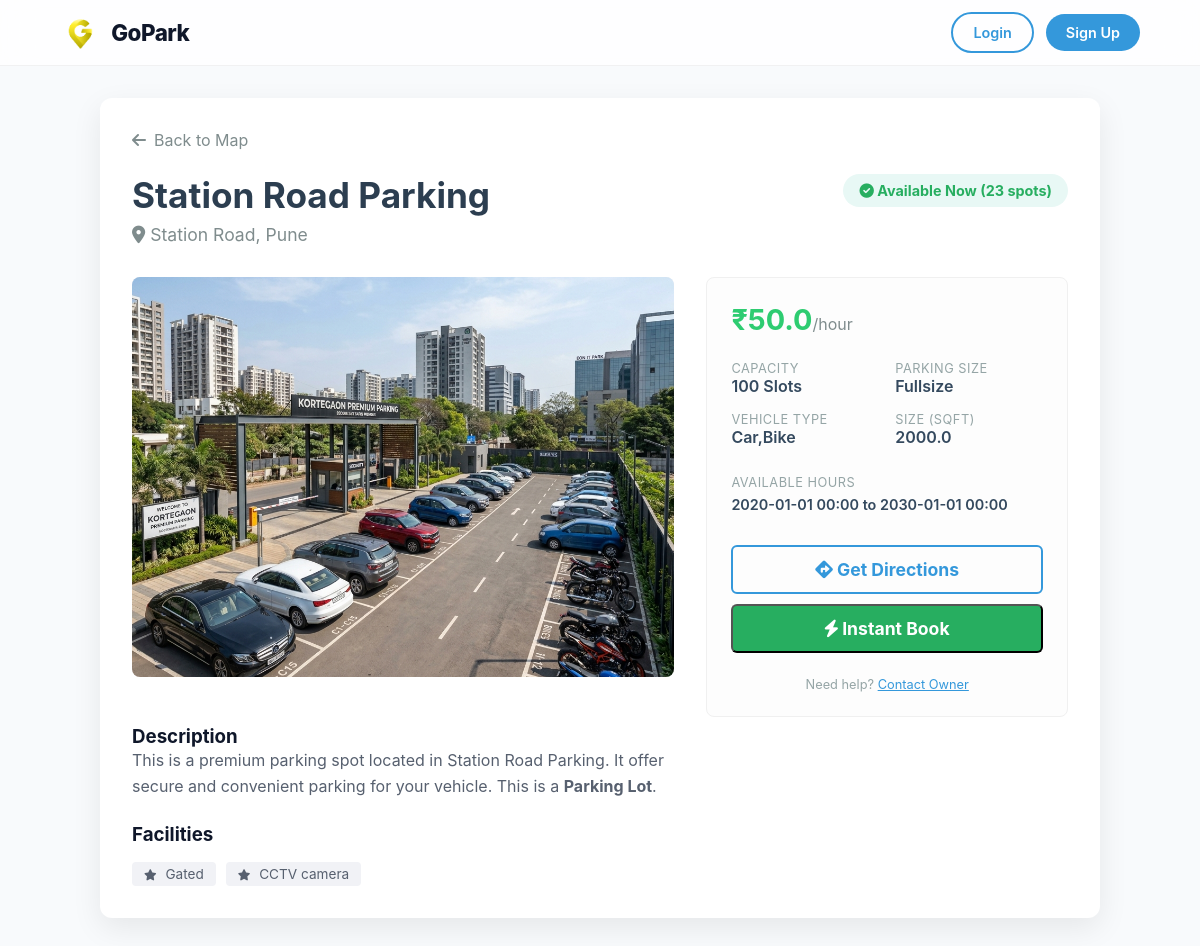
Page /spot/1 on the committed database.
### models.py (models this page shows)
class ParkingSpot(db.Model):
    __tablename__ = 'parking_spots'
    id = db.Column(db.Integer, primary_key=True)
    name = db.Column(db.String(100), nullable=False)
    lat = db.Column(db.Float, nullable=False)
    lng = db.Column(db.Float, nullable=False)
    capacity = db.Column(db.Integer)
    available = db.Column(db.Integer)
    price_per_hour = db.Column(db.Float)
    owner_id = db.Column(db.Integer, db.ForeignKey('users.id'))
    sqft = db.Column(db.Float)
    vehicle_type = db.Column(db.String(100))
    available_from = db.Column(db.String(50))
    available_to = db.Column(db.String(50))
    address = db.Column(db.Text)
    mobile_number = db.Column(db.String(20))
    parking_size = db.Column(db.String(50))
    facilities = db.Column(db.Text)
    parking_type = db.Column(db.String(50))
    images = db.relationship('SpotImage', backref='spot', lazy=True, cascade="all, delete-orphan")
    bookings = db.relationship('Booking', backref='spot', lazy=True)

class SpotImage(db.Model):
    __tablename__ = 'spot_images'
    id = db.Column(db.Integer, primary_key=True)
    spot_id = db.Column(db.Integer, db.ForeignKey('parking_spots.id'), nullable=False)
    filename = db.Column(db.String(255), nullable=False)

### app.py (the view)
@app.route('/spot/<int:spot_id>')
def spot_detail(spot_id):
    spot = ParkingSpot.query.get(spot_id)
    if not spot:
        flash("Spot not found.", "error")
        return redirect(url_for('home'))
    spot_dict = {
        'id': spot.id,
        'name': spot.name,
        'lat': spot.lat,
        'lng': spot.lng,
        'capacity': spot.capacity,
        'available': spot.available,
        'price_per_hour': spot.price_per_hour,
        'owner_id': spot.owner_id,
        'sqft': spot.sqft,
        'vehicle_type': spot.vehicle_type,
        'available_from': spot.available_from,
        'available_to': spot.available_to,
        'address': spot.address,
        'mobile_number': spot.mobile_number,
        'parking_size': spot.parking_size,
        'facilities': spot.facilities,
        'parking_type': spot.parking_type,
        'images': [img.filename for img in spot.images]
    }
    return render_template('spot_details.html', spot=spot_dict, username=session.get('username'), mode=session.get('mode'))

### templates/spot_details.html (shortened to what this page needs)
<!DOCTYPE html>
<html lang="en">
<head>
    <link rel="stylesheet" href="{{ url_for('static', filename='style.css') }}">
    <link rel="stylesheet" href="https://cdnjs.cloudflare.com/ajax/libs/font-awesome/6.0.0/css/all.min.css">
</head>
<body>
    <header id="main-header">
        <div class="nav-content">
            <a href="/" class="logo-link">
                <img src="{{ url_for('static', filename='gopark icon.png') }}" alt="GoPark Logo" class="logo-img">
                <span class="logo-text">GoPark</span>
            </a>
            <nav class="nav-links" id="nav-links">
                <div class="user-controls">
                    {% if username %}
                    <span class="user-welcome">Hi, {{ username }}</span>
                    <a href="{{ url_for('dashboard') }}" class="btn btn-accent">Dashboard</a>
                    <a href="{{ url_for('logout') }}" class="btn btn-logout">Logout</a>
                    {% else %}
                    <a href="{{ url_for('login') }}" class="btn btn-outline">Login</a>
                    <a href="{{ url_for('signup') }}" class="btn btn-primary">Sign Up</a>
                    {% endif %}
                </div>
            </nav>
        </div>
    </header>
    <div class="detail-container">
        <a href="{{ url_for('find_spot') }}" class="back-link">
            <i class="fas fa-arrow-left"></i> Back to Map
        </a>
        <div class="spot-header">
            <div class="spot-title">
                <h1>{{ spot.name }}</h1>
                <div class="spot-address">
                    <i class="fas fa-map-marker-alt"></i> {{ spot.address or 'Address not available' }}
                </div>
            </div>
            <div class="status-badge {% if spot.available > 0 %}status-available{% else %}status-unavailable{% endif %}">
                {% if spot.available > 0 %}
                    <i class="fas fa-check-circle"></i> Available Now ({{ spot.available }} spots)
                {% else %}
                    <i class="fas fa-times-circle"></i> Fully Booked
                {% endif %}
            </div>
        </div>
        <div class="spot-main">
            <div class="image-gallery">
                <img src="{% if spot.images %}{{ url_for('static', filename='uploads/' + spot.images[0]) }}{% else %}https://placehold.co/800x600?text=No+Available+Images{% endif %}" alt="{{ spot.name }}" class="main-image" id="mainImage">
                <div style="margin-top: 2rem;">
                    <h3>Description</h3>
                    <p style="color: #57606f; line-height: 1.6;">
                        This is a premium parking spot located in {{ spot.name }}.
                        It offer secure and convenient parking for your vehicle.
                        {% if spot.parking_type %}This is a <strong>{{ spot.parking_type }}</strong>.{% endif %}
                    </p>
                    <h3 style="margin-top: 1.5rem;">Facilities</h3>
                    <div class="facilities-list">
                        {% if spot.facilities and spot.facilities != 'None' %}
                            {% for facility in spot.facilities.split(',') %}
                                <span class="facility-tag"><i class="fas fa-star" style="font-size: 0.7rem; margin-right: 5px;"></i> {{ facility.strip() }}</span>
                            {% endfor %}
                        {% else %}
                            <span style="color: #7f8c8d;">No specific facilities listed.</span>
                        {% endif %}
                    </div>
                </div>
            </div>
            <div class="info-card">
                <div class="price-tag">
                    ₹{{ spot.price_per_hour }}<span>/hour</span>
                </div>
                <div class="info-grid">
                    <div class="info-item">
                        <span class="info-label">Capacity</span>
                        <span class="info-value">{{ spot.capacity }} Slots</span>
                    </div>
                    <div class="info-item">
                        <span class="info-label">Parking Size</span>
                        <span class="info-value">{{ spot.parking_size or 'Standard' }}</span>
                    </div>
                    <div class="info-item">
                        <span class="info-label">Vehicle Type</span>
                        <span class="info-value">{{ spot.vehicle_type or 'Any' }}</span>
                    </div>
                    <div class="info-item">
                        <span class="info-label">Size (sqft)</span>
                        <span class="info-value">{{ spot.sqft or 'N/A' }}</span>
                    </div>
                </div>
                <div style="margin: 1.5rem 0;">
                    <span class="info-label">Available Hours</span>
                    <div class="info-value" style="font-size: 0.9rem; margin-top: 5px;">
                        {% if spot.available_from and spot.available_to %}
                            {{ spot.available_from.replace('T', ' ') }} to {{ spot.available_to.replace('T', ' ') }}
                        {% else %}
                            24/7 Access
                        {% endif %}
                    </div>
                </div>
                <div class="action-buttons">
                    <a href="https://www.google.com/maps/dir/?api=1&destination={{ spot.lat }},{{ spot.lng }}" target="_blank" class="btn-large btn-outline">
                        <i class="fas fa-directions"></i> Get Directions
                    </a>
                    {% if spot.available > 0 %}
                    <button onclick="openBookingModal()" class="btn-large btn-success">
                        <i class="fas fa-bolt"></i> Instant Book
                    </button>
                    {% else %}
                    <button class="btn-large" style="background: #bdc3c7; color: white; cursor: not-allowed;" disabled>
                        Currently Unavailable
                    </button>
                    {% endif %}
                </div>
                <div style="margin-top: 1.5rem; text-align: center;">
                    <p style="font-size: 0.8rem; color: #95a5a6;">Need help? <a href="#" style="color: #3498db;">Contact Owner</a></p>
                </div>
            </div>
        </div>
    </div>
</body>
</html>

### static/style.css (style rules this page uses)
:root { --bg-light: #f8fafc; --surface-light: #ffffff; --primary-indigo: #6366f1; --primary-violet: #8b5cf6; --primary-gradient: linear-gradient(135deg, #6366f1 0%, #8b5cf6 100%); --accent-blue: #3b82f6; --text-dark: #0f172a; --text-slate: #334155; --text-muted: #64748b; --glass-bg: rgba(255, 255, 255, 0.85); --glass-border: rgba(0, 0, 0, 0.05); --shadow-premium: 0 10px 25px -5px rgba(0, 0, 0, 0.1), 0 8px 10px -6px rgba(0, 0, 0, 0.1); --transition-smooth: all 0.5s cubic-bezier(0.16, 1, 0.3, 1); --new: #4C5C2D; --old: #E87F24; --header-bg: rgba(255, 255, 255, 0.8); --header-blur: 16px; --primary-color: var(--primary-indigo); --accent-color: var(--accent-blue); --shadow-sm: 0 1px 3px rgba(0, 0, 0, 0.12), 0 1px 2px rgba(0, 0, 0, 0.24); --transition: all 0.3s ease; }
* { margin: 0; padding: 0; box-sizing: border-box; font-family: 'Inter', 'Segoe UI', Tahoma, Geneva, Verdana, sans-serif; }
body { display: flex; flex-direction: column; min-height: 100vh; background-color: var(--bg-light); color: var(--text-dark); overflow-x: hidden; }
header { position: sticky; top: 0; left: 0; width: 100%; background: var(--header-bg); backdrop-filter: blur(var(--header-blur)); -webkit-backdrop-filter: blur(var(--header-blur)); padding: 0.75rem 5%; z-index: 1000; border-bottom: 1px solid var(--glass-border); transition: var(--transition-smooth); }
.logo-link { display: flex; align-items: center; text-decoration: none; gap: 12px; transition: transform 0.2s ease; }
.logo-img { height: 38px; width: auto; }
.logo-text { font-size: 1.4rem; font-weight: 800; color: var(--text-dark); letter-spacing: -0.5px; margin: 0; }
.nav-content { max-width: 1400px; margin: 0 auto; display: flex; justify-content: space-between; align-items: center; }
.nav-links { display: flex; align-items: center; gap: 20px; }
.user-controls { display: flex; align-items: center; gap: 12px; }
.btn { display: inline-flex; align-items: center; justify-content: center; padding: 10px 20px; border-radius: 50px; font-weight: 600; font-size: 0.9rem; text-decoration: none; transition: var(--transition); border: none; cursor: pointer; }
.btn-primary { background: var(--accent-color); color: white; }
.btn-outline { background: transparent; border: 2px solid var(--accent-blue); color: var(--text-dark); }
:root { --bg-black: #010201; --pink-glow: #cf30aa; --blue-glow: #402fb5; --transition-speed: 2s; --focus-speed: 4s; }
:root { --primary-color: #ffe08a; --secondary-color: #0085ad; --parkspot-black: #252525; --parkspot-white: #ffffff; --parkspot-green: #28a745; --grey-shade: #a9a9a9; --bold-font: 600; }

### rows in the picture
ParkingSpot: name "Station Road Parking", address "Station Road, Pune", parking_type "Parking Lot", price_per_hour "50.0", parking_size "Fullsize", vehicle_type "Car,Bike", sqft "2000.0", available_from.replace "2020-01-01 00:00", available_to.replace "2030-01-01 00:00"
SpotImage: filename (placeholder picture)

### other values in the picture
{{ spot.available }} "23"
{{ facility.strip() }} "Gated" "CCTV camera"
{{ spot.capacity }} "100"
